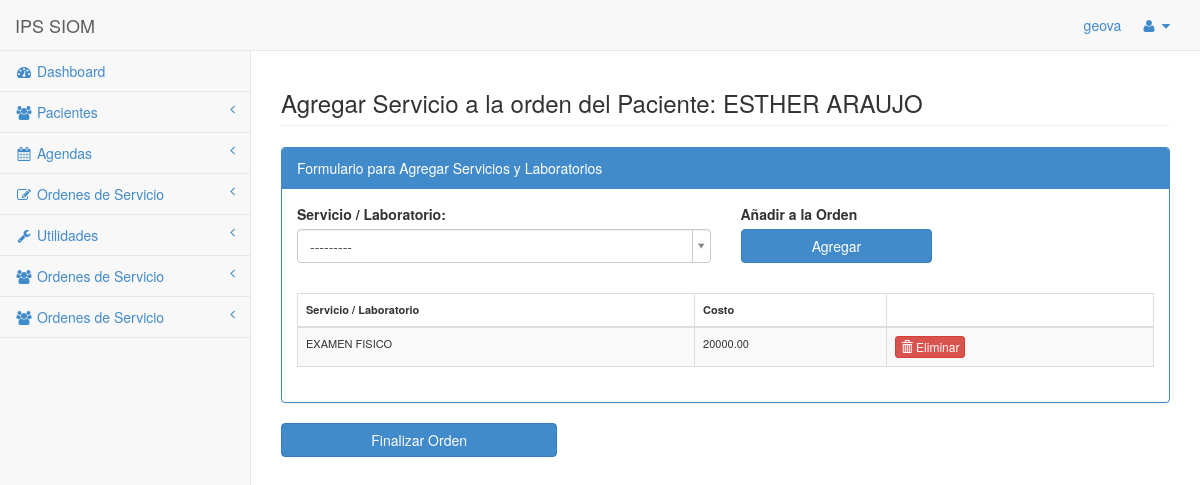
/add/servicios/1/1/ (signed in), run on the app's committed database.
### mysite/apps/datos/models.py (models this page shows, shortened)
class paciente(models.Model):
	def url(self,filename):
		ruta = "MultimediaData/Pacientes/%s/%s"%(self.cedula,str(filename))
		return ruta
	opcionesGenero = (
		('M', 'Masculino'),
 		('F', 'Femenino'),
    )
	opcionesEstadoCivil = (
		('C', 'Casado'),
		('U', 'Union Libre'),
		('S', 'Soltero'),
		('V', 'Viudo'),
		('D', 'Divorciado'),
    )
	opciones = (
		('S', 'Si'),
 		('N', 'No'),
    )
	opciones2 = (
		('CC', 'Cédula Ciudadanía'),
		('CE', 'Cédula de Extranjería'),
		('PA', 'Pasaporte'),
		('RC', 'Registro Civil'),
 		('TI', 'Tarjeta de Identidad'),
 		('AS', 'Adulto sin Identificar'),
 		('MS', 'Menor sin Identificar'),
 		('UN', 'Numero Unico de Identificación'),
    )
	opciones3 = (
		('1', 'Años'),
 		('2', 'Meses'),
 		('3', 'Días'),
    )
	opciones4 = (
		('1', 'Contributivo'),
 		('2', 'Subsidiado'),
 		('3', 'Vinculado'),
 		('4', 'Particular'),
 		('5', 'Otro'),
    )
	opciones5 = (
		('C', 'Cotizante'),
 		('B', 'Beneficiario'),
 		('A', 'Adicional'),
 		('N', 'Ninguno'),
    )
	opciones6 = (
		('U', 'Urbano'),
 		('R', 'Rural'),
    )
	opciones7 = (
		('P', 'Primaria'),
 		('S', 'Secundaria'),
 		('T', 'Tecnico'),
 		('R', 'Tecnologo'),
 		('U', 'Universitaria'),
    )
	pnombre		= models.CharField(max_length=30,verbose_name=u'Primer Nombre')
	snombre		= models.CharField(max_length=30,verbose_name=u'Segundo Nombre',null=True,blank=True)
	papellido	= models.CharField(max_length=30,verbose_name=u'Primer Apellido')
	sapellido	= models.CharField(max_length=30,verbose_name=u'Segundo Apellido')
	genero      = models.CharField(max_length=1, choices=opcionesGenero, verbose_name=u'Genero')
	nacioen 	= models.ForeignKey(departamentos,related_name='pacientes_departamento_nacimiento',verbose_name=u'Nacio en')
	fecha_nacimiento = models.DateField(verbose_name="Fecha de Nacimiento")
	unidad      = models.CharField(max_length=1, choices=opciones3, default='A',verbose_name=u'Unidad Edad')
	edad        = models.CharField(max_length=2)
	documento   = models.CharField(max_length=2, choices=opciones2, verbose_name=u'Documento')
	cedula      = models.CharField(max_length=20,unique=True)
	estadoCivil = models.CharField(max_length=1, choices=opcionesEstadoCivil, verbose_name="Estado Civil")
	tipo	    = models.CharField(max_length=1, choices=opciones4, default='4',verbose_name=u'Tipo Usuario')
	afiliado    = models.CharField(max_length=1, choices=opciones5, default='N', verbose_name=u'Tipo Afiliado')
	zona   		= models.CharField(max_length=1, choices=opciones6, default='U',verbose_name=u'Zona Residencia')
	escolaridad	= models.CharField(max_length=1, choices=opciones7, default='U',verbose_name=u'Escalonaridad')
	ciudad      = models.ForeignKey(departamentos,related_name='pacientes_departamento_ciudad',verbose_name=u'Ciudad')
	profesion 	= models.ForeignKey(profesiones,verbose_name=u'Profesion')
	direccion   = models.CharField(max_length=100)
	barrio		= models.CharField(max_length=80)
	Estrato		= models.CharField(max_length=1)
	telefono     = models.CharField(max_length=20)
	celular     = models.CharField(max_length=20, null=True, blank=True)
	status		= models.BooleanField(default=True)
	email		= models.EmailField(max_length=30,null=True, blank=True)
	usuario		= models.ForeignKey(User)
	procede = models.ForeignKey(empresas,related_name='paciente_empresa',verbose_name=u'Procede de')
	visita = models.DateField(verbose_name="Ultima Visita",default=datetime.date.today)
	foto 		= models.ImageField(upload_to=url,null=True,blank=True)
	firma 		= models.ImageField(upload_to=url,null=True,blank=True)
	institucion =   models.ForeignKey(instituciones,related_name='paciente_institucion',verbose_name=u'Institucion que lo atendio')

### mysite/apps/historias/models.py (models this page shows, shortened)
class ordenesProducto(models.Model):
	orden = models.ForeignKey(orden,related_name='OrdenProducto_orden',verbose_name=u'Orden')
	servicio = models.ForeignKey(serviciosEmpresa,related_name='ordenProducto_servicio',verbose_name=u'Servicio')

### mysite/apps/parametros/models.py (models this page shows)
class serviciosEmpresa(models.Model):
	nombre = models.ForeignKey(servicios,related_name='serviciosEmpresa_servicios',verbose_name=u'Servicio')
	empresa = models.ForeignKey(empresas,related_name='serviciosEmpresa_empresa',verbose_name=u'Empresa')
	costo = models.DecimalField(max_digits=10, decimal_places=2,verbose_name='Valor Unitario')
	def __unicode__(self):
		return self.nombre.nombre

class servicios(models.Model):
	opciones = (
		('S', 'Servicio'),
		('L', 'Laboratorio'),
    )
	nombre = models.CharField(max_length=100)
	tipo   = models.CharField(max_length=1, choices=opciones, default='S', verbose_name='Tipo')
	costo = models.DecimalField(max_digits=10, decimal_places=2,verbose_name='Valor Unitario')
	historia = models.BooleanField(default=False)
	def __unicode__(self):
		return self.nombre

### mysite/apps/historias/views.py (the view)
# urls.py: url(r'^add/servicios/(?P<id_prod>.*)/(?P<id_orden>.*)/$','add_servicios_view',name= "vista_add_servicios"),
@login_required(login_url=URL_LOGIN)
def add_servicios_view(request,id_prod,id_orden):
	temp = paciente.objects.get(pk=id_prod)
	getorden = orden.objects.get(pk=id_orden)
	if request.method == "POST":
		form = addOrdenProductoForm(request.POST)
		if form.is_valid():
			add = form.save(commit=False)
			add.orden = getorden
			add.save() # Guardamos la informacion
	form = addOrdenProductoForm()
	form.fields["servicio"].queryset = serviciosEmpresa.objects.filter(empresa=getorden.empresa)
	lista = ordenesProducto.objects.filter(orden = getorden)
	ctx = {'getorden':getorden,'form':form,'temp':temp,'lista':lista}
	return render_to_response('home/addordenServicios.html',ctx,context_instance=RequestContext(request))

### mysite/templates/home/addordenServicios.html (shortened to what this page needs)
{% extends 'home/base.html' %}
{% block content %}
<div class="row">
	<div class="col-lg-12">
	    <h3 class="page-header">Agregar Servicio a la orden del Paciente: {{ temp.pnombre }} {{ temp.papellido }}</h3>
	</div>
</div>
<div class="row">
  <div class="col-lg-12">
  </div>
</div>
<div class="row">
  <div class="col-lg-12">
		<div class="panel panel-primary">
		    <div class="panel-heading">
		        Formulario para Agregar Servicios y Laboratorios
		    </div>
		    <div class="panel-body">
		    	<form action="." method="POST">
					<div class="row">
						<div class="col-lg-6">
                            <p><label for="id_empresa">Servicio / Laboratorio:</label> {{form.servicio}}</p>
                        </div>
                        <div class="col-lg-3">
                            <label>Añadir a la Orden</label>
                            <button type="submit" class="btn btn-primary btn-block">Agregar</button>
                        </div>
		            </div>
				</form>
                <br>
                <div class="row">
                  <div class="col-lg-12">
                    {% if lista %}
                        <div class="table-responsive">
                            <table class="table table-striped table-bordered table-hover" id="dataTables-example2">
                            <thead>
                                <tr>
                                  <th>Servicio / Laboratorio</th>
                                  <th>Costo</th>
                                  <th></th>
                                </tr>
                            </thead>
                            <tbody>
                            {% for p in lista %}
                            <tr id="tr{{p.id}}">
                                <td>{{ p.servicio.nombre}}</td>
                                <td>{{ p.servicio.costo}}</td>
                                <td><a href="/borrar/servicio/{{getorden.id}}/{{p.id}}/" id="{{p.id}}" class="btn btn-danger btn-xs eliminar"><i class="glyphicon glyphicon-trash"></i> Eliminar</a></td>
                            </tr>
                            {% endfor %}
                            </tbody>
                            </table>
                        </div>
                    {% else %}
                        <h2>No existen Productos para esta Orden</h2>
                    {% endif %}
                    </div>
                </div>
		    </div>
		</div>
	</div>
</div>
<div class="row">
    <div class="col-lg-4">
        <a href="/finalizar/{{getorden.id}}/" class="btn btn-primary btn-block"> Finalizar Orden </a>
    </div>
</div>
{% endblock %}

### mysite/templates/home/base.html (shortened to what this page needs)
<!DOCTYPE html>
<html>
<head>
    <link href="/static/css/bootstrap.min.css" rel="stylesheet">
    <link href="/static/font-awesome/css/font-awesome.css" rel="stylesheet">
    <link href="/static/css/redmond/jquery-ui-1.10.4.custom.css" rel="stylesheet">
    <link href="/static/css/geova.css" rel="stylesheet">
    <link href='/static/css/fullcalendar.css' rel='stylesheet' />
    <link href='/static/css/fullcalendar.print.css' rel='stylesheet' media='print' />
    <link href="/static/css/plugins/dataTables/dataTables.bootstrap.css" rel="stylesheet">
    <link href="/static/css/plugins/dataTables/dataTables.tableTools.css" rel="stylesheet">
    <link href="/static/css/select2.css" rel="stylesheet">
    <link href="/static/css/select2-bootstrap.css" rel="stylesheet">
    <link href="/static/css/sb-admin.css" rel="stylesheet">
</head>
<body>
    <div id="wrapper">
        <nav class="navbar navbar-default navbar-fixed-top" role="navigation" style="margin-bottom: 0">
            <div class="navbar-header">
                <a class="navbar-brand" href="/">IPS SIOM</a>
            </div>
            <ul class="nav navbar-top-links navbar-right">
                <a href="#">{{user}}</a>
                <li class="dropdown">
                    <a class="dropdown-toggle" data-toggle="dropdown" href="#">
                        <i class="fa fa-user fa-fw"></i>  <i class="fa fa-caret-down"></i>
                    </a>
                </li>
            </ul>
            <div class="navbar-default navbar-static-side" role="navigation">
                <div class="sidebar-collapse">
                    <ul class="nav" id="side-menu">
                        {% if perms.home.es_administrador or perms.home.es_coordinador_plataforma or perms.home.es_coordinador_endoscopia or perms.home.es_auxiliar_plataforma or perms.home.es_auxiliar_endoscopia %}
                        <li>
                            <a href="/"><i class="fa fa-dashboard fa-fw"></i> Dashboard</a>
                        </li>
                        <li>
                            <a href="#"><i class="fa fa-users fa-fw"></i> Pacientes<span class="fa arrow"></span></a>
                        </li>
                        {% endif %}
                        {% if perms.home.es_administrador or perms.home.es_coordinador_plataforma or perms.home.es_coordinador_endoscopia or perms.home.es_auxiliar_plataforma or perms.home.es_auxiliar_endoscopia or perms.home.es_doctor %}
                        <li>
                            <a href="#"><i class="fa fa-calendar fa-fw"></i> Agendas<span class="fa arrow"></span></a>
                        </li>
                        {% endif %}
                        {% if perms.home.es_administrador or perms.home.es_coordinador_plataforma or perms.home.es_coordinador_endoscopia or perms.home.es_auxiliar_plataforma or perms.home.es_auxiliar_endoscopia %}
                        <li>
                            <a href="#"><i class="fa fa-edit fa-fw"></i> Ordenes de Servicio<span class="fa arrow"></span></a>
                        </li>
                        {% endif %}
                        {% if user.is_staff or perms.home.es_administrador %}
                        <li>
                            <a href="#"><i class="fa fa-wrench fa-fw"></i> Utilidades<span class="fa arrow"></span></a>
                        </li>
                        {% endif %}
                        {% if perms.home.es_coordinador_general %}
                            <li>
                                <a href="#"><i class="fa fa-users fa-fw"></i> Ordenes de Servicio<span class="fa arrow"></span></a>
                            </li>
                        {% endif %}
                        {% if perms.home.es_auxiliar_contabilidad %}
                            <li>
                                <a href="#"><i class="fa fa-users fa-fw"></i> Ordenes de Servicio<span class="fa arrow"></span></a>
                            </li>
                        {% endif %}
                    </ul>
                </div>
            </div>
        </nav>
        <div id="page-wrapper">
            {% block content %}
            {% endblock %}
        </div>
    </div>
</body>
</html>

### mysite/static/static/css/geova.css (style rules this page uses)
table { font-size:11px; }

### mysite/static/static/css/sb-admin.css (style rules this page uses)
body { background-color: #f8f8f8; padding-top: 100px; }
@media (min-width:768px) { body { padding-top: 50px; } }
#wrapper { width: 100%; }
#page-wrapper { padding: 0 15px; min-height: 568px; background-color: #fff; }
@media (min-width:768px) { #page-wrapper { position: inherit; margin: 0 0 0 250px; padding: 0 30px; min-height: 1300px; border-left: 1px solid #e7e7e7; } }
.navbar-static-side ul li { border-bottom: 1px solid #e7e7e7; }
.navbar-top-links li { display: inline-block; }
.navbar-top-links li:last-child { margin-right: 15px; }
.navbar-top-links li a { padding: 15px; min-height: 50px; }
.arrow { float: right; }
.fa.arrow:before { content: "\f104"; }
@media (min-width:768px) { .navbar-static-side { z-index: 1; position: absolute; width: 250px; margin-top: 51px; } }

### mysite/static/static/css/fullcalendar.print.css (style rules this page uses)
th, td, hr, thead, tbody, .fc-row { border-color: #ccc !important; background: #fff !important; }

### data on the page
paciente: pnombre "ESTHER", papellido "ARAUJO"
ordenesProducto: servicio.nombre "EXAMEN FISICO", servicio.costo "20000.00"

### other printed values
{{ user }} "geova"
